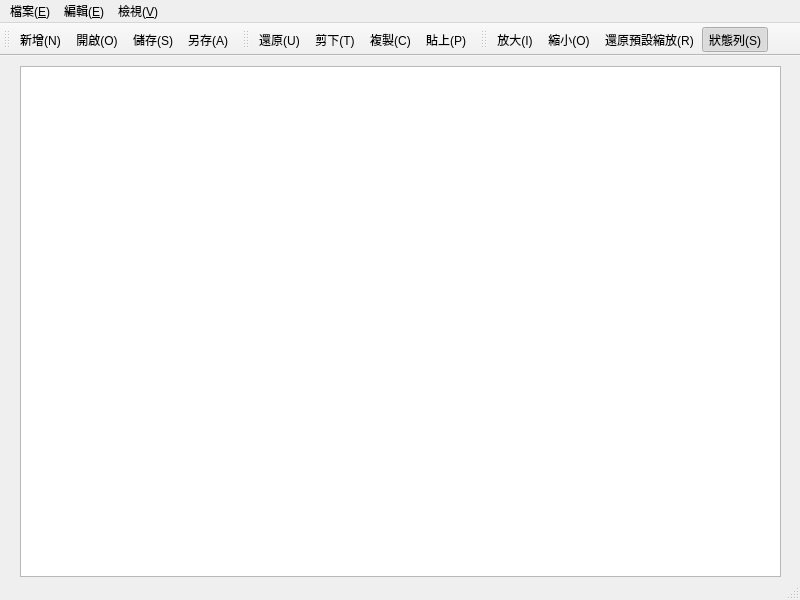
<?xml version="1.0" encoding="UTF-8"?>
<ui version="4.0">
 <class>MainWindow</class>
 <widget class="QMainWindow" name="MainWindow">
  <property name="geometry">
   <rect>
    <x>0</x>
    <y>0</y>
    <width>800</width>
    <height>600</height>
   </rect>
  </property>
  <property name="windowTitle">
   <string>MainWindow</string>
  </property>
  <widget class="QWidget" name="centralwidget">
   <widget class="QTextEdit" name="textEdit">
    <property name="geometry">
     <rect>
      <x>20</x>
      <y>10</y>
      <width>761</width>
      <height>511</height>
     </rect>
    </property>
   </widget>
  </widget>
  <widget class="QMenuBar" name="menubar">
   <property name="geometry">
    <rect>
     <x>0</x>
     <y>0</y>
     <width>800</width>
     <height>21</height>
    </rect>
   </property>
   <widget class="QMenu" name="menu">
    <property name="title">
     <string>檔案(&amp;E)</string>
    </property>
    <addaction name="actionNew"/>
    <addaction name="actionOpen"/>
    <addaction name="actionClose"/>
    <addaction name="separator"/>
    <addaction name="actionSave"/>
    <addaction name="actionASave"/>
    <addaction name="separator"/>
    <addaction name="actionQuit"/>
   </widget>
   <widget class="QMenu" name="menu_E">
    <property name="title">
     <string>編輯(&amp;E)</string>
    </property>
    <addaction name="actionUndo"/>
    <addaction name="actionCut"/>
    <addaction name="actionCopy"/>
    <addaction name="actionAll"/>
   </widget>
   <widget class="QMenu" name="menuView">
    <property name="title">
     <string>檢視(&amp;V)</string>
    </property>
    <widget class="QMenu" name="menuZoom">
     <property name="title">
      <string>縮放</string>
     </property>
     <addaction name="actionZoomIn"/>
     <addaction name="actionZoomOut"/>
     <addaction name="actionZoomReset"/>
    </widget>
    <addaction name="menuZoom"/>
    <addaction name="separator"/>
    <addaction name="actionToggleStatusBar"/>
   </widget>
   <addaction name="menu"/>
   <addaction name="menu_E"/>
   <addaction name="menuView"/>
  </widget>
  <widget class="QStatusBar" name="statusbar"/>
  <widget class="QToolBar" name="filetoolBar">
   <property name="windowTitle">
    <string>toolBar</string>
   </property>
   <attribute name="toolBarArea">
    <enum>TopToolBarArea</enum>
   </attribute>
   <attribute name="toolBarBreak">
    <bool>false</bool>
   </attribute>
   <addaction name="actionNew"/>
   <addaction name="actionOpen"/>
   <addaction name="actionSave"/>
   <addaction name="actionASave"/>
  </widget>
  <widget class="QToolBar" name="toolBar">
   <property name="windowTitle">
    <string>toolBar</string>
   </property>
   <attribute name="toolBarArea">
    <enum>TopToolBarArea</enum>
   </attribute>
   <attribute name="toolBarBreak">
    <bool>false</bool>
   </attribute>
   <addaction name="actionUndo"/>
   <addaction name="actionCut"/>
   <addaction name="actionCopy"/>
   <addaction name="actionPaste"/>
  </widget>
  <widget class="QToolBar" name="viewToolBar">
   <property name="windowTitle">
    <string>檢視工具列</string>
   </property>
   <attribute name="toolBarArea">
    <enum>TopToolBarArea</enum>
   </attribute>
   <attribute name="toolBarBreak">
    <bool>false</bool>
   </attribute>
   <addaction name="actionZoomIn"/>
   <addaction name="actionZoomOut"/>
   <addaction name="actionZoomReset"/>
   <addaction name="actionToggleStatusBar"/>
  </widget>
  <action name="actionNew">
   <property name="icon">
    <iconset resource="images/designwindow.qrc">
     <normaloff>:/images/new.png</normaloff>:/images/new.png</iconset>
   </property>
   <property name="text">
    <string>新增(&amp;N)</string>
   </property>
   <property name="shortcut">
    <string>Ctrl+Z</string>
   </property>
  </action>
  <action name="actionOpen">
   <property name="icon">
    <iconset resource="images/designwindow.qrc">
     <normaloff>:/images/open.png</normaloff>:/images/open.png</iconset>
   </property>
   <property name="text">
    <string>開啟(&amp;O)</string>
   </property>
   <property name="shortcut">
    <string>Ctrl+O</string>
   </property>
  </action>
  <action name="actionClose">
   <property name="text">
    <string>關閉(&amp;C)</string>
   </property>
  </action>
  <action name="actionSave">
   <property name="icon">
    <iconset resource="images/designwindow.qrc">
     <normaloff>:/images/save.png</normaloff>:/images/save.png</iconset>
   </property>
   <property name="text">
    <string>儲存(&amp;S)</string>
   </property>
   <property name="shortcut">
    <string>Ctrl+S</string>
   </property>
  </action>
  <action name="actionASave">
   <property name="icon">
    <iconset resource="images/designwindow.qrc">
     <normaloff>:/images/asave.png</normaloff>:/images/asave.png</iconset>
   </property>
   <property name="text">
    <string>另存(&amp;A)</string>
   </property>
  </action>
  <action name="actionQuit">
   <property name="text">
    <string>退出(&amp;X)</string>
   </property>
  </action>
  <action name="actionUndo">
   <property name="icon">
    <iconset resource="images/designwindow.qrc">
     <normaloff>:/images/undo.png</normaloff>:/images/undo.png</iconset>
   </property>
   <property name="text">
    <string>還原(&amp;U)</string>
   </property>
   <property name="shortcut">
    <string>Ctrl+Z</string>
   </property>
  </action>
  <action name="actionCut">
   <property name="icon">
    <iconset resource="images/designwindow.qrc">
     <normaloff>:/images/cut.png</normaloff>:/images/cut.png</iconset>
   </property>
   <property name="text">
    <string>剪下(&amp;T)</string>
   </property>
   <property name="shortcut">
    <string>Ctrl+X</string>
   </property>
  </action>
  <action name="actionCopy">
   <property name="icon">
    <iconset resource="images/designwindow.qrc">
     <normaloff>:/images/copy.png</normaloff>:/images/copy.png</iconset>
   </property>
   <property name="text">
    <string>複製(&amp;C)</string>
   </property>
   <property name="shortcut">
    <string>Ctrl+C</string>
   </property>
  </action>
  <action name="actionAll">
   <property name="text">
    <string>全選(&amp;A)</string>
   </property>
   <property name="shortcut">
    <string>Ctrl+A</string>
   </property>
  </action>
  <action name="actionPaste">
   <property name="icon">
    <iconset resource="images/designwindow.qrc">
     <normaloff>:/images/paste.png</normaloff>:/images/paste.png</iconset>
   </property>
   <property name="text">
    <string>貼上(&amp;P)</string>
   </property>
   <property name="shortcut">
    <string>Ctrl+V</string>
   </property>
   <property name="menuRole">
    <enum>QAction::MenuRole::NoRole</enum>
   </property>
  </action>
  <action name="actionZoomIn">
   <property name="text">
    <string>放大(&amp;I)</string>
   </property>
   <property name="shortcut">
    <string>Ctrl++</string>
   </property>
  </action>
  <action name="actionZoomOut">
   <property name="text">
    <string>縮小(&amp;O)</string>
   </property>
   <property name="shortcut">
    <string>Ctrl+-</string>
   </property>
  </action>
  <action name="actionZoomReset">
   <property name="text">
    <string>還原預設縮放(&amp;R)</string>
   </property>
   <property name="shortcut">
    <string>Ctrl+0</string>
   </property>
  </action>
  <action name="actionToggleStatusBar">
   <property name="checkable">
    <bool>true</bool>
   </property>
   <property name="checked">
    <bool>true</bool>
   </property>
   <property name="text">
    <string>狀態列(&amp;S)</string>
   </property>
  </action>
 </widget>
 <resources>
  <include location="images/designwindow.qrc"/>
 </resources>
 <connections/>
</ui>
